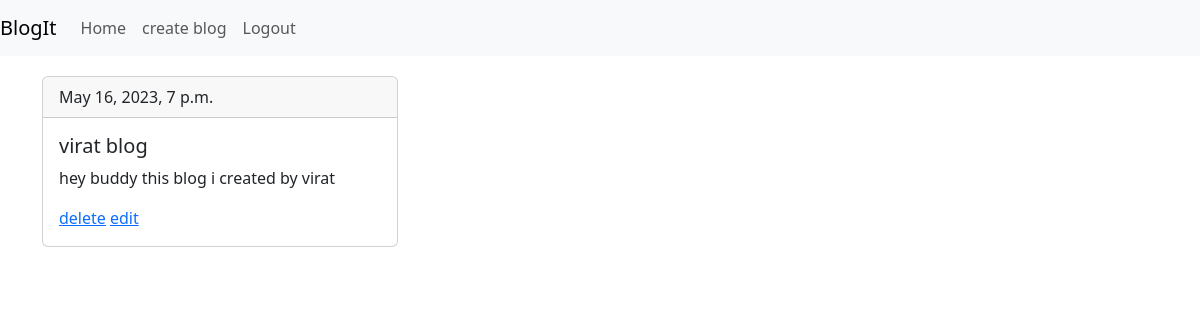
/blog/blog-detail/4 (signed in), run on the app's committed database.
### blogs/models.py (models this page shows, shortened)
class Blog(models.Model):
    user = models.ForeignKey(User,on_delete=models.CASCADE)
    title = models.CharField(max_length=100)
    content = models.TextField()
    created_at = models.DateTimeField(auto_now_add=True)

### blogs/views.py (the view)
# urls.py: path('blog-detail/<int:pk>',BlogDetail,name="blog-detail"),
@login_required
def BlogDetail(request,pk):
    if request.user.is_superuser:
        blogs = Blog.objects.get(pk=pk)
    else:
        blogs = Blog.objects.get(user=request.user,pk=pk)
    return render(request,'blogs/blog-detail.html',{"blog":blogs})

### templates/blogs/blog-detail.html (shortened to what this page needs)
{% extends 'base.html' %}
{% block content %}
<div class="row">
    <div class="col-sm-4">
        <div class="card">
            <div class="card-header">
              {{blog.created_at}}
            </div>
            <div class="card-body">
              <h5 class="card-title">{{blog.title}}</h5>
              <p class="card-text">{{blog.content}}</p>
              <a href="{% url 'blogs:blog-delete-confirmation' blog.id %}">delete</a>
              {%if not request.user.is_superuser%}
              <a href="{% url 'blogs:blog-update' blog.id %}">
                edit
              </a>
              {% endif %}
            </div>
          </div>
    </div>
</div>
{% endblock %}

### data on the page
Blog: created_at "May 16, 2023, 7 p.m.", title "virat blog", content "hey buddy this blog i created by virat"
